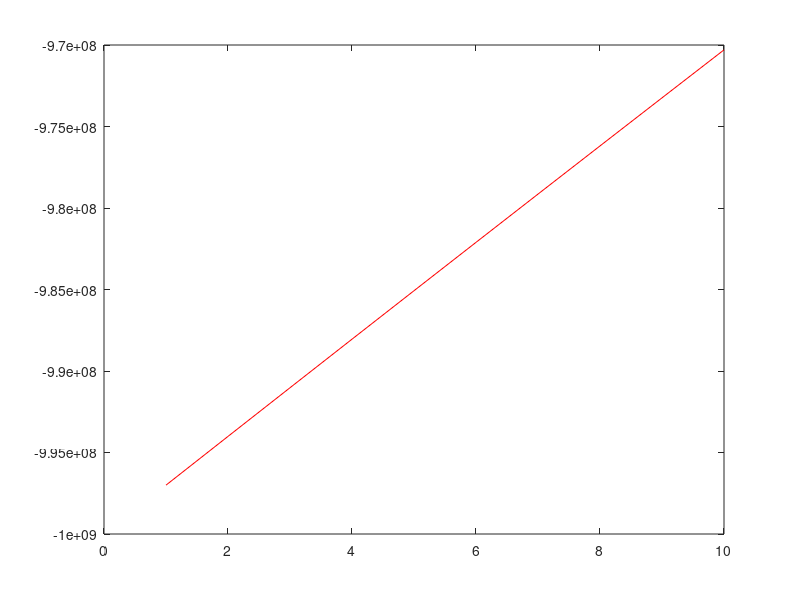
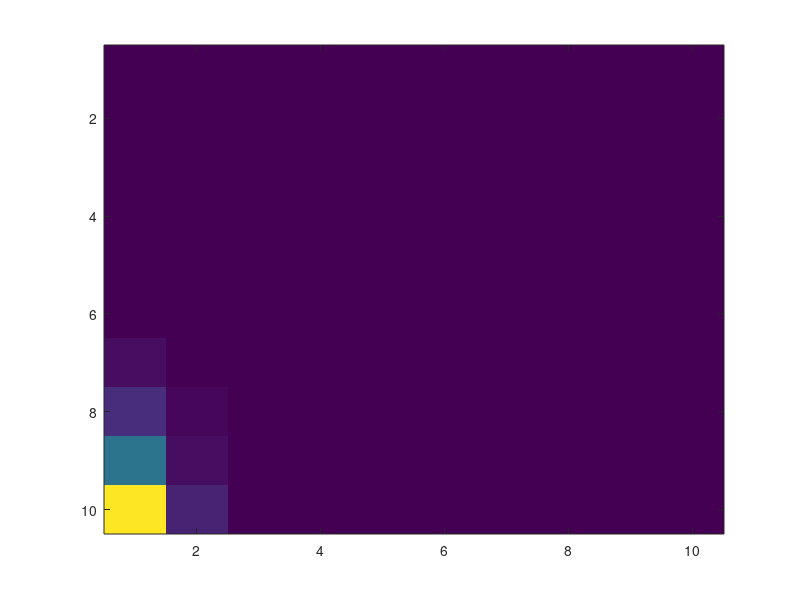
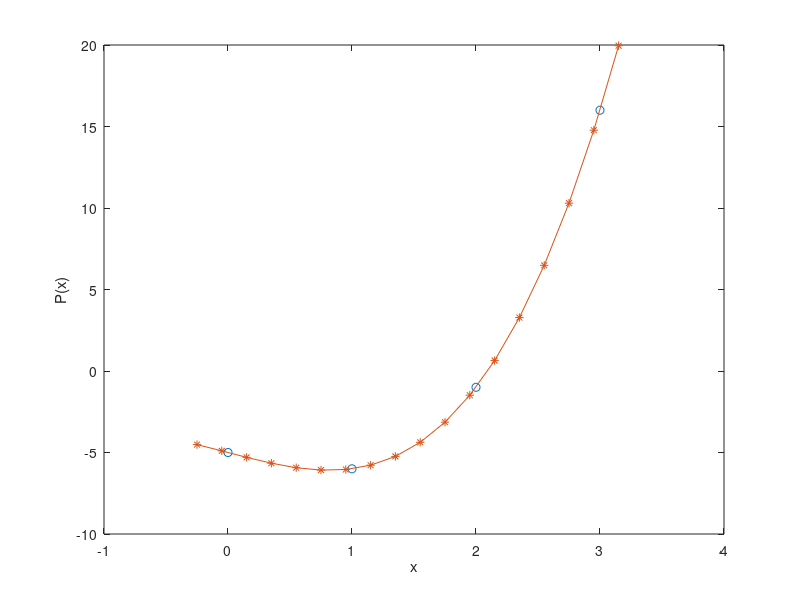

The MATLAB script that drew these images, in order: (Note: this script raises an error after producing the figures.)
clear all
close all
clc

%--------------------------------------------------------------
% ave vel | polyfit vel
%--------------------------------------------------------------
% E station

% L21 practical: Polynomial interpolation

%% Part 2 -- power form of interpolation polynomial and coefficients

x = 0 : 3; % x_k
y = [-5, -6, -1, 16]; % y_k

disp( [ x; y ] ); % list the (x_k, y_k) pairs

%% build Vandermonde matrix and solve for coefficients
clc
V = vander(x); % make the Vandermonde matrix
disp( V );

%%
% Solve the linear system V*c=y for the coefficient vector c

c = V \ y'; % need to transpose y so the shape is correct

% The backslash means matrix division:
% https://www.mathworks.com/help/matlab/ref/mldivide.html
% Only valid for Ax=B type problems.

% If you have xA=B then use '/' operator
% https://www.mathworks.com/help/matlab/ref/mrdivide.html

disp(c);

%% try a badly-conditioned Vandermonde matrix

% z = 1000 + [ 1/4, 2/4, 3/4]; 
% y(x) = (x-z1)(x-z2)(x-z3);

c0 = [ 1, -3e+3, 3e+6, -1e+9 ]; % coefficients should be this
x0 = 1 : 10; 
y0 = polyval(c0,x0);

figure;
plot(x0,y0,'r');

%%

V = vander(x0); % make the Vandermonde matrix
c2 = V \ y0'; % need to transpose y so the shape is correct

disp( c2 );


%%
figure;
imagesc(V);

%% interpolate to new x-grid using these coefficients

u = -0.25 : 0.2 : 3.25; % new x-grid

v = polyval( c, u);

figure;   
plot( x, y, 'o', u, v, '*-');
xlabel('x'); ylabel('P(x)');

%% Part 3 -- Lagrange interpolation

u = -0.25 : 0.2 : 3.25; % new x-grid
v = polyinterp( x, y, u);

figure;   
plot( x, y, 'o', u, v, '*-');

%% We can also do this with symbolic math

symx = sym( 'x' ); % make x a symbolic variable

P = polyinterp( x, y, symx );
   
pretty( P ); % print P(x)
%%

P = simplify( P ); % make "power" form version of the polynomial
disp( P ); % display

%% Another example -- interpolation for plotting

x = 1 : 6;
y = [16 18 21 17 15 12];

figure; subplot(1,2,1)
plot( x, y, 'ok', x, y, '-r' ); axis([0 7 6 22]);
% The red line is plotted using piecewise linear interpolation by deafult

u = 0.75 : 0.05 : 6.25;
v = polyinterp( x, y, u ); % Lagrange interpolation with full-degree polynomial

subplot(1,2,2);
plot(x,y,'o',u,v,'r-'); axis([0 7 6 22])

%% Try with the interp1() function

v = interp1( x, y, u, 'pchip' ); % Lagrange interpolation with full-degree polynomial

figure; subplot(1,2,1)
plot( x, y, 'ok', x, y, '-r' ); axis([0 7 6 22]);
% The red line is plotted using piecewise linear interpolation by deafult
subplot(1,2,2);
plot(x,y,'o',u,v,'r-'); axis([0 7 6 22]); title('Pchip');


%% spline

v = interp1( x, y, u, 'spline' ); % Lagrange interpolation with full-degree polynomial

figure; subplot(1,2,1)
plot( x, y, 'ok', x, y, '-r' ); axis([0 7 6 22]);
% The red line is plotted using piecewise linear interpolation by deafult
subplot(1,2,2);
plot(x,y,'o',u,v,'r-'); axis([0 7 6 22]); title('Spline');
